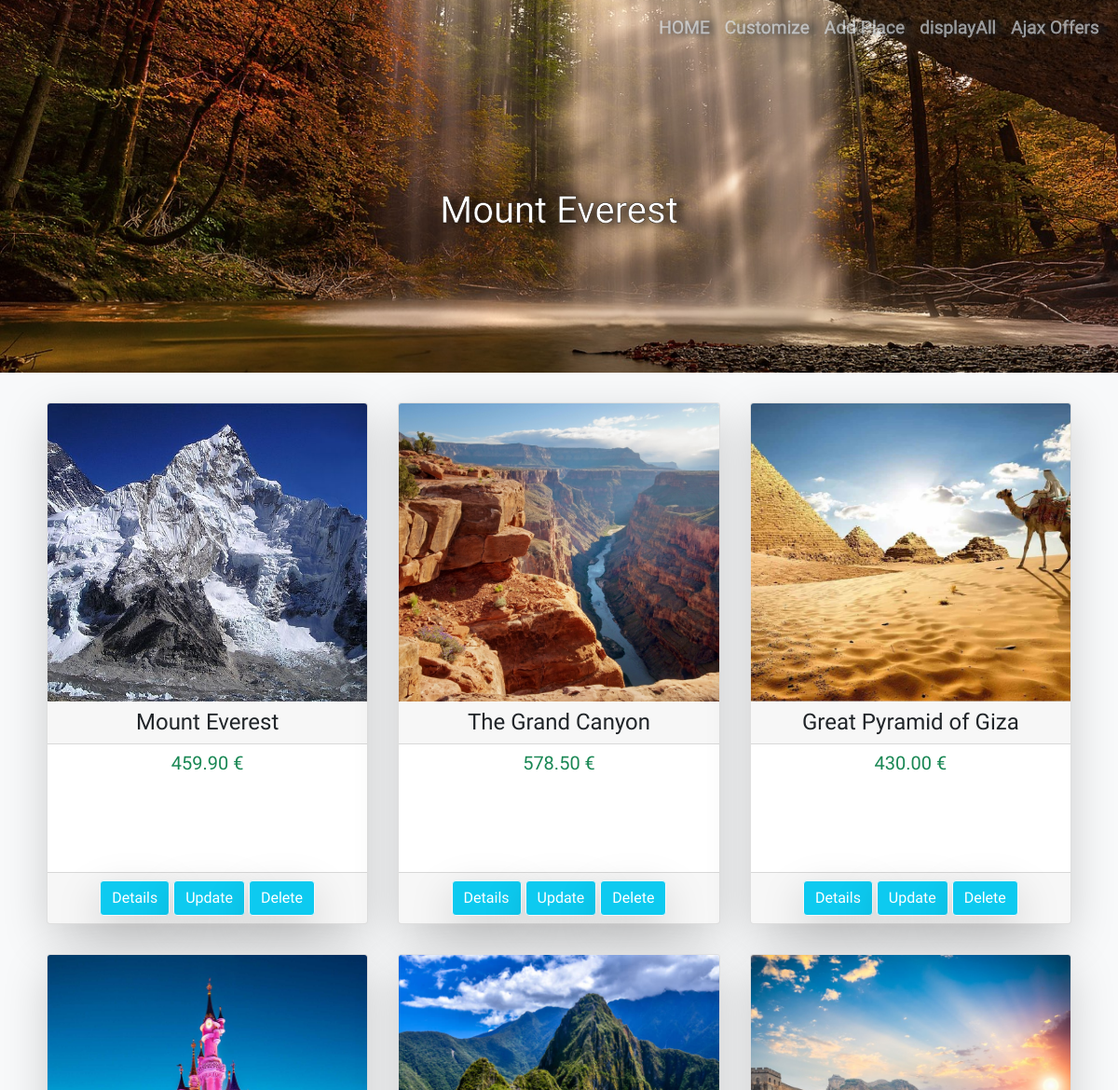
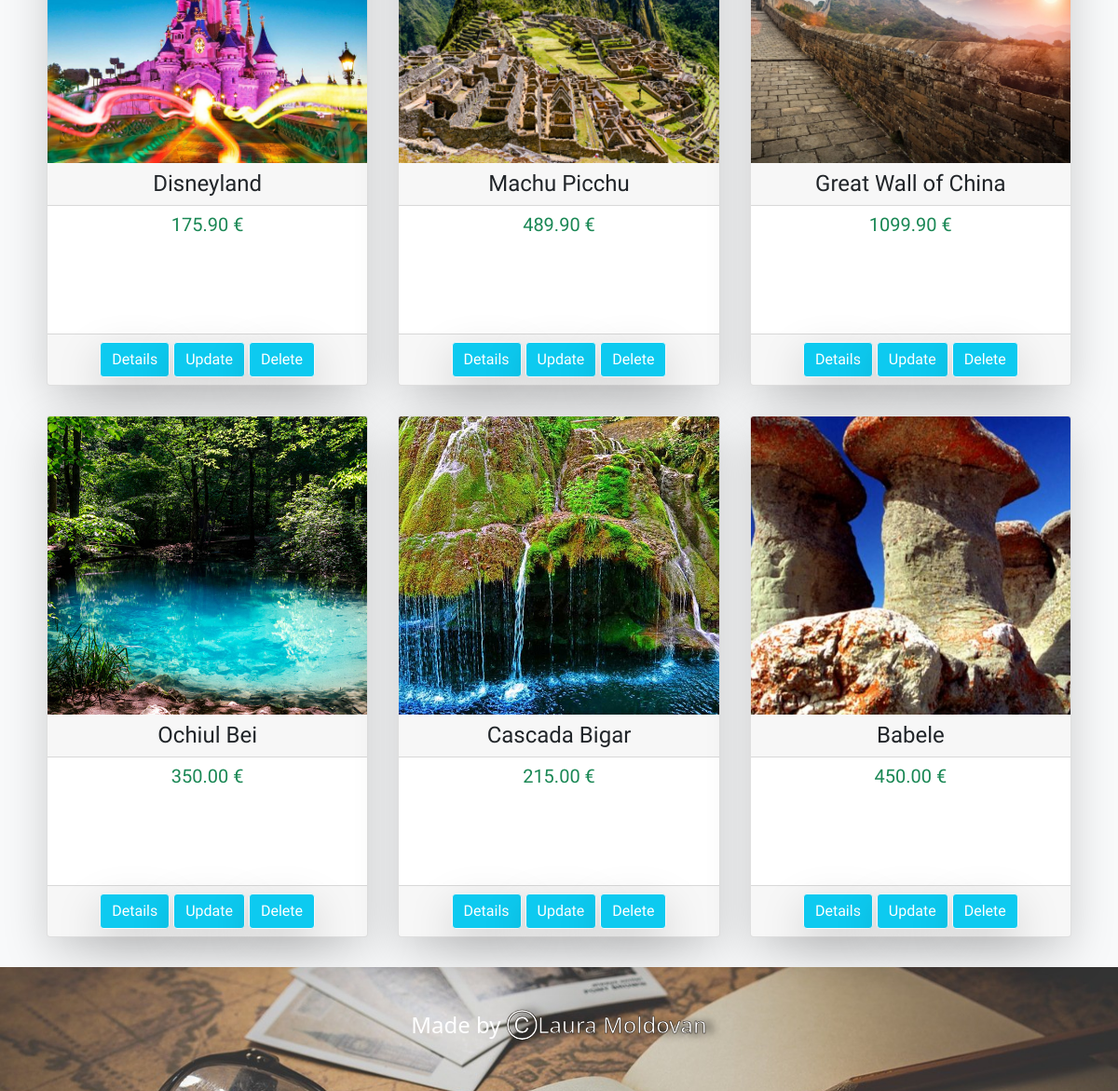
The app's page /admin.php with its own data (2 pictures, top to bottom).
### tables this page shows
CREATE TABLE `places` (
  `id` int(11) NOT NULL,
  `name` varchar(50) DEFAULT NULL,
  `price` decimal(10,2) DEFAULT NULL,
  `description` text DEFAULT NULL,
  `latitude` decimal(8,6) DEFAULT NULL,
  `longitude` decimal(9,6) DEFAULT NULL,
  `picture` varchar(50) DEFAULT NULL
);

### admin.php (the view, shortened to what this page needs)
<?php
require 'actions/db_connect.php';
$sql = "SELECT * FROM places";
$result = mysqli_query($connect, $sql);
$tbody = '';
if (mysqli_num_rows($result)  > 0) {
    while ($row = mysqli_fetch_array($result, MYSQLI_ASSOC)) {
        $tbody .= "<div class='col p-3'>
        <div class='card p-0 shadow-lg bg-body rounded'>
            <img class='card-img-top' src='pictures/places/" . $row['picture'] . "'alt='" . $row['name'] . "'>
            <h4 class='card-header text-center'>" . $row['name'] . "</h4>
            <div class='card-body p-2'>
                <p class='h5 card-text text-center text-success'>" . $row['price'] . " € </p>
            </div>
            <div class='card-footer text-center'>
            <a class='btn btn-small bg-info shadow-lg border border-1 border-light' href='details.php?id=" . $row['id'] . "'>Details</a>
               <a class='btn btn-small bg-info shadow-lg border border-1 border-light' href='update.php?id=" . $row['id'] . "'>Update</a>
               <a class='btn btn-small bg-info shadow-lg border border-1 border-light' href='delete.php?id=" . $row['id'] . "'>Delete</a>
            </div>
        </div>
    </div>";
    };
} else {
    $tbody =  "<tr><td colspan='5'><center>No Data Available </center></td></tr>";
}
?>
<!DOCTYPE html>
<html lang="en">
<head>
    <?php require_once 'components/boot.php' ?>
    <link rel="stylesheet" type='text/css' href="css/style.css" />
</head>
<body class="bg-light">
    <header class="header2">
        <div class="menu">
            <ul class="nav">
                <nav class="navbar navbar-expand navbar-dark">
                    <div class="container-fluid">
                        <div class="collapse navbar-collapse" id="navbarNav">
                            <ul class="navbar-nav">
                                <li class="nav-item">
                                    <a class="nav-link" href="index.php">
                                        HOME
                                    </a>
                                </li>
                                <li class="nav-item">
                                    <a class="nav-link" href="admin.php">Customize
                                    </a>
                                </li>
                                <li class="nav-item">
                                    <a class="nav-link" href="create.php">Add Place
                                    </a>
                                </li>
                                <li class="nav-item">
                                    <a class="nav-link" href="api/displayAll.php">
                                        displayAll
                                    </a>
                                </li>
                                <li class="nav-item">
                                    <a class="nav-link" href="ajax/ajaxOffers.html">
                                        Ajax Offers
                                    </a>
                                </li>
                            </ul>
                        </div>
                    </div>
                </nav>
            </ul>
        </div>
        <div class="m-auto">
            <p class="h1 text-white text-center title">Mount Everest</p>
        </div>
    </header>
    <main class="container p-3">
        <div class="row row-cols-1 row-cols-sm-2 row-cols-md-3">
            <?= $tbody; ?>
        </div>
    </main>
    <footer class="p-5">
        <p class="h4 text-center text-white">Made by <a href="#">&#x24B8Laura Moldovan</a></p>
    </footer>
</body>
</html>

### css/style.css (style rules this page uses)
.menu { display: flex; justify-content: flex-end; }
.header2 { background-image: url("../pictures/heroa.jpg"); background-repeat: no-repeat; background-position: center; background-size:cover; height: 50vh; display:flex; justify-content: space-between; flex-direction: column; }
.nav-link { text-shadow: 7px 1px 9px #29333b; -webkit-text-stroke: 0.3px #b6cce0; font-size: 1.2em; font-family: 'Acme', sans-serif; }
.title { text-shadow: 7px 1px 9px #0f0a06; -webkit-text-stroke: 0.4px #160e08; font-family: 'Merienda', cursive;; }
footer { background-image: url("../pictures/footer.jpg"); background-repeat: no-repeat; background-position: center; background-size:cover; }
footer a { color:white; text-decoration: none; -webkit-text-stroke: 0.5px #160e08; text-shadow: 7px 1px 9px #201f1b; }
img { height: 100%; width: 100%; object-fit: cover; }
.card-img-top { height: 40vh; }
.card { height: 70vh; }
.btn { color: white; }
main { font-family: 'Teko', sans-serif; }

### records on screen
places: picture (picture), name "Mount Everest", price "459.90"
places: picture (picture), name "The Grand Canyon", price "578.50"
places: picture (picture), name "Great Pyramid of Giza", price "430.00"
places: picture (picture), name "Disneyland", price "175.90"
places: picture (picture), name "Machu Picchu", price "489.90"
places: picture (picture), name "Great Wall of China", price "1099.90"
places: picture (picture), name "Ochiul Bei", price "350.00"
places: picture (picture), name "Cascada Bigar", price "215.00"
places: picture (picture), name "Babele", price "450.00"
